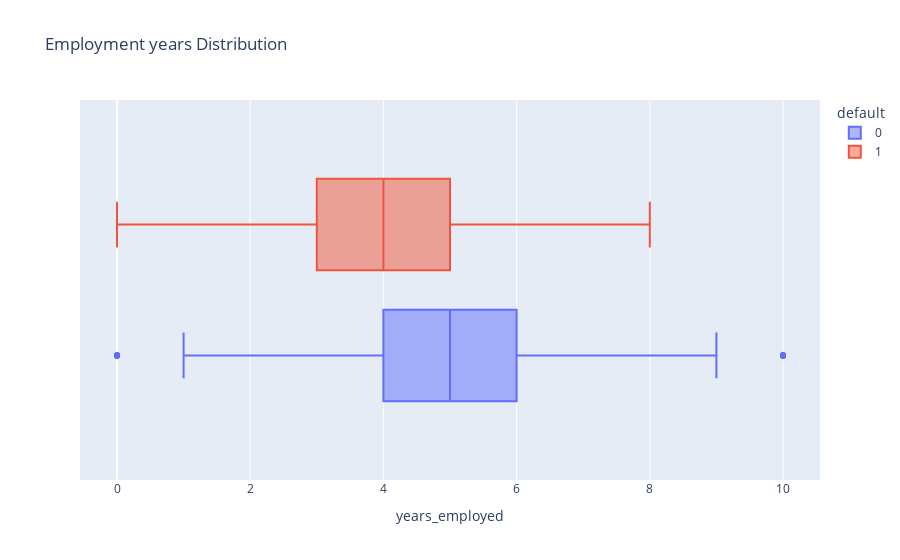

Source (notebook cell):
### Markdown cell above
*La classe (pas de défaut) "0" est largement majoritaire (81,5 %), ce qui montre un **déséquilibre des classes** dans les données.*

### Code cell
px.box(df, x="years_employed", color="default", title="Employment years Distribution")

### Figure 1 — Plotly figure (JSON) as saved in the notebook; plotly's stock layout.template omitted (floating-point values rounded to 4 significant figures; data arrays with more than 128 entries replaced by an {"elided": "..."} marker saying what was removed)
{"data": [{"alignmentgroup": "True", "hovertemplate": "default=0<br>years_employed=%{x}<extra></extra>", "legendgroup": "0", "marker": {"color": "#636efa"}, "name": "0", "notched": false, "offsetgroup": "0", "orientation": "h", "showlegend": true, "type": "box", "x": {"elided": "8149 int values"}, "x0": " ", "xaxis": "x", "y0": " ", "yaxis": "y"}, {"alignmentgroup": "True", "hovertemplate": "default=1<br>years_employed=%{x}<extra></extra>", "legendgroup": "1", "marker": {"color": "#EF553B"}, "name": "1", "notched": false, "offsetgroup": "1", "orientation": "h", "showlegend": true, "type": "box", "x": {"elided": "1851 int values"}, "x0": " ", "xaxis": "x", "y0": " ", "yaxis": "y"}], "layout": {"boxmode": "group", "legend": {"title": {"text": "default"}, "tracegroupgap": 0}, "title": {"text": "Employment years Distribution"}, "xaxis": {"anchor": "y", "domain": [0, 1], "title": {"text": "years_employed"}}, "yaxis": {"anchor": "x", "domain": [0, 1]}}}
